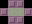

Tiled map render using the project's own tile images. Description and the whole map definition, tile-layer contents included, below:
An orthogonal 4x3 tile map with 8x8 px tiles, 1 tile layer (Tile Layer 1).

<map version="1.0" orientation="orthogonal" renderorder="right-down" width="4" height="3" tilewidth="8" tileheight="8">
 <tileset firstgid="1" name="tiles" tilewidth="8" tileheight="8">
  <image source="../Tileset.png" width="64" height="64" />
 </tileset>
 <layer name="Tile Layer 1" width="4" height="3">
  <data>
   <tile gid="0" />
   <tile gid="1" />
   <tile gid="1" />
   <tile gid="0" />
   <tile gid="1" />
   <tile gid="2" />
   <tile gid="2" />
   <tile gid="1" />
   <tile gid="0" />
   <tile gid="1" />
   <tile gid="1" />
   <tile gid="0" />
  </data>
 </layer>
</map>
